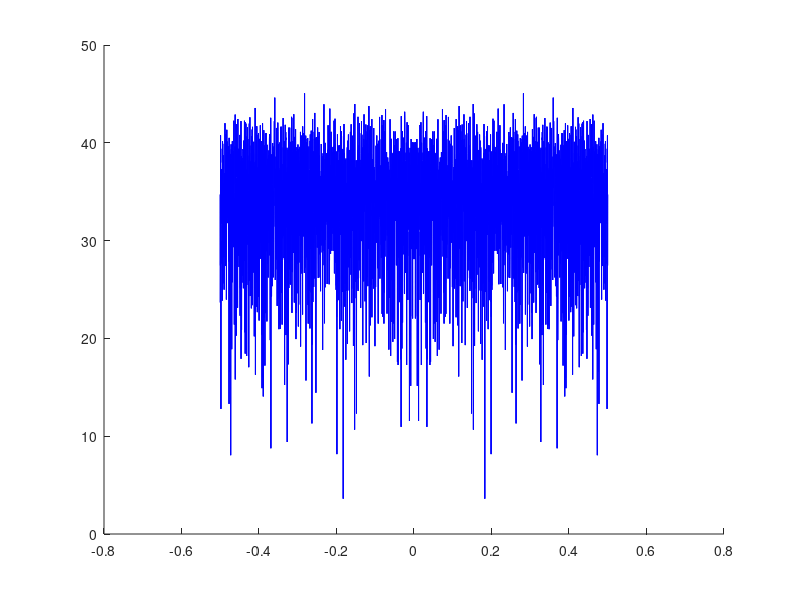

This figure's MATLAB source: (Note: this script raises an error after producing the figure.)
# Part A, sinusoid
SAMPRATE = 40000;
Fs = SAMPRATE;
N = 32768;
dt = N / SAMPRATE;
t = linspace(0, dt, N);

FREQ = 5400;
w = FREQ  * 2 * pi;
x = sqrt(2) * sin(w * t);

F = [-N/2:N/2-1]/N;
X = abs(fft(x));
X = fftshift(X);

X = 20*log10(X);

[mag index] = max(X');
meas_freq = abs(F(index) * SAMPRATE)
freq_err = abs(FREQ - meas_freq) / FREQ
plot(F, X);
xlabel('frequency / f_x');
ylabel('dB');

#pause;

# Part B, noise
Pn = 1 # standard deviation of noise = noise power
v = Pn * randn(size(x));
Nv = 4096;

F2 = [-Nv/2:Nv/2-1]/Nv;
V = abs(fft(v(1:Nv)));
V = fftshift(V);

V = 20*log10(V);

clf;
# This is 10 because the 2 is associated with power,
# and is already taken care of.
PNF = 10*log10(Pn * Nv)
line (F2(:), [V(:) V(:)], "linestyle", "-", "color", "b");
line (F2(:), [PNF PNF], "linestyle", "-", "color", "r");
xlabel('frequency / f_x');
ylabel('dB');

# Part C, received signal
r = x + v;
SNRDB = 10*log10(sum(x.^2)/sum(v.^2))

R = abs(fft(r));
R = fftshift(R);

R = 20*log10(R);

clf;
plot(t(1:100), x(1:100), "b-", t(1:100), r(1:100), "g-", t(1:100), SNRDB*ones(100), "r-");
legend("Clean signal", "Noisy signal", "SNR (dB)");
xlabel("t");

target_SNRDB = -20;
target_SNR = (target_SNRDB / 10)^10
b = 1 / target_SNR;

r = x + sqrt(b) * v;

meas_SNRDB = 10*log10(sum(x.^2)/sum((sqrt(b)*v).^2))

clf;
plot(t(1:100), x(1:100), "b-", t(1:100), r(1:100), "g-", t(1:100), SNRDB*ones(100), "r-");
legend("Clean signal", "Noisy signal", "SNR (dB)");
xlabel("t");
